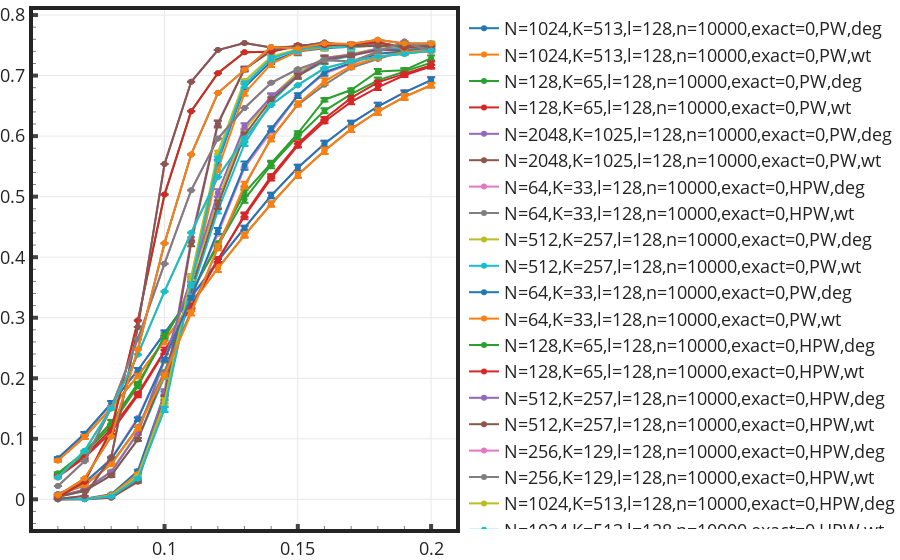

This figure's notebook cell:
### Code cell
fig = go.Figure()

for x,y in data_dict.items():
    if ('PW' in x):
        fig.add_scatter(x=y[0], y=y[1], error_y=dict(type='data', array=y[2], visible=True), name=x)

fig.show()
fig.write_html("HPW_vs_PW.html")
